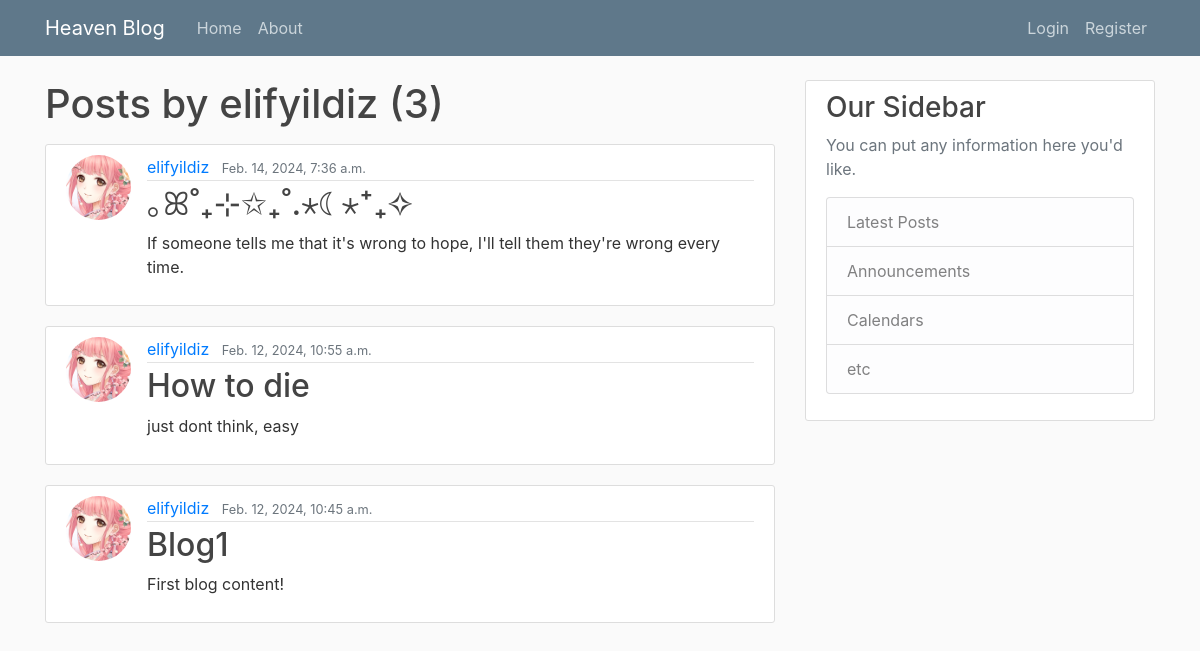
The app's page /user/elifyildiz with its own data.
### blog/models.py (models this page shows, shortened)
class Post(models.Model):
    title = models.CharField(max_length=100)
    content = models.TextField()
    date_posted = models.DateTimeField(default=timezone.now)
    author = models.ForeignKey(User, on_delete=models.CASCADE)

### users/models.py (models this page shows, shortened)
class Profile(models.Model):
    user = models.OneToOneField(User, on_delete=models.CASCADE, primary_key=True)
    image = models.ImageField(default='default.jpg', upload_to='profile_pics')

### blog/views.py (the view)
# urls.py: path('user/<str:username>', UserListView.as_view(), name='user-posts')
class UserListView(ListView):
    model = Post
    template_name = 'blog/user_posts.html'  # <app>/<model>_<view type>.html
    context_object_name = 'posts'
    paginate_by = 3
    def get_queryset(self):
        user = get_object_or_404(User, username=self.kwargs.get('username'))
        return Post.objects.filter(author=user).order_by('-date_posted')

### blog/templates/blog/user_posts.html (shortened to what this page needs)
{% extends "blog/base.html" %}
{% block content %}
    <h1 class="mb-3">Posts by {{ view.kwargs.username }} ({{ page_obj.paginator.count }})</h1>
    {% for post in posts %}
        <article class="media content-section">
          <img class="rounded-circle article-img" src="{{ post.author.profile.image.url }}">
          <div class="media-body">
            <div class="article-metadata">
              <a class="mr-2" href="{% url 'user-posts' post.author.username %}">{{ post.author }}</a>
              <small class="text-muted">{{ post.date_posted }}</small>
            </div>
            <h2><a class="article-title" href="{% url 'post-detail' post.id %}">{{ post.title }}</a></h2>
            <p class="article-content">{{ post.content }}</p>
          </div>
        </article>
    {% endfor %}
{% endblock content %}

### blog/static/blog/main.css (style rules this page uses)
body { background: #fafafa; color: #333333; margin-top: 5rem; }
h1, h2, h3, h4, h5, h6 { color: #444444; }
.content-section { background: #ffffff; padding: 10px 20px; border: 1px solid #dddddd; border-radius: 3px; margin-bottom: 20px; }
.article-title { color: #444444; }
.article-content { white-space: pre-line; }
.article-img { height: 65px; width: 65px; margin-right: 16px; }
.article-metadata { padding-bottom: 1px; margin-bottom: 4px; border-bottom: 1px solid #e3e3e3 }

### records on screen
Post: author.profile.image (picture), author "elifyildiz", date_posted "Feb. 14, 2024, 7:36 a.m.", title "｡ꕤ˚₊⊹✩₊˚.⋆☾⋆⁺₊✧", content "If someone tells me that it's wrong to hope, I'll tell them they're wrong every time."
Post: author.profile.image (picture), author "elifyildiz", date_posted "Feb. 12, 2024, 10:55 a.m.", title "How to die", content "just dont think, easy"
Post: author.profile.image (picture), author "elifyildiz", date_posted "Feb. 12, 2024, 10:45 a.m.", title "Blog1", content "First blog content!"

### other values on screen
{{ view.kwargs.username }} "elifyildiz"
{{ page_obj.paginator.count }} "3"
